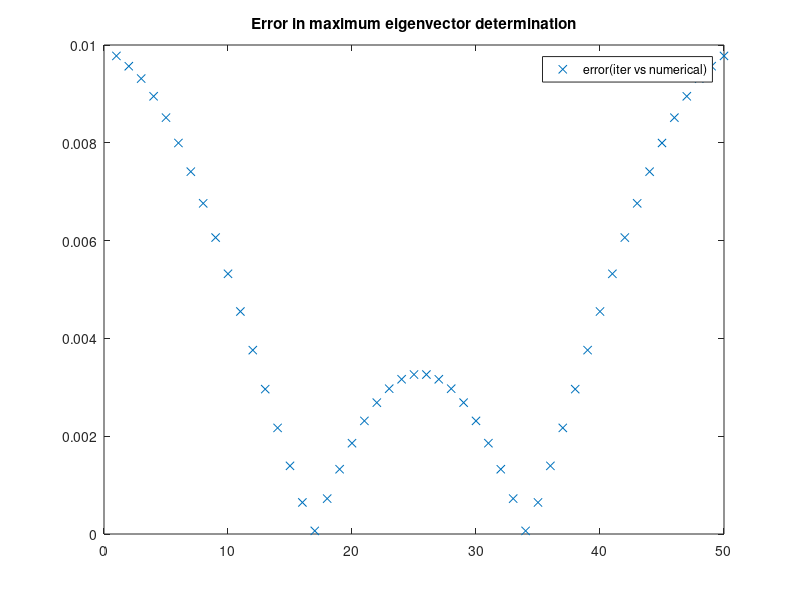

This figure's MATLAB source: (Note: this script raises an error after producing the figure.)
n=50;

M=zeros(n,n);
b=ones(n,1);
for ii=1:n
    for jj=1:n
        if abs(ii-jj)<3
            M(ii,jj)=1;
        end
    end
end
[V,D] = eig(M);
%Because D is a diagonal matrix, we only need one index to call it
[max_e, imax_e]=max(max(D));
max_V=V(:,imax_e);

max_lV=max_e*max_V;
b_old=b;
kmax=0;
while 1
   
    b_new=M*b_old/norm(b_old);
    if (norm(b_new - b_old) <1.0e-6*norm(b_new))
        break;
    end
     kmax=kmax+1;
    b_old=b_new;
end
i=1:1:50;
i=i';
error=abs(max_lV-b_new)./max_lV*100;

f1 = figure;
f2 = figure;
f3 = figure;

figure(f1);

plot(i,error,'x')
title('Error in maximum eigenvector determination');
legend('error(iter vs numerical)');
box on
ax=gca;
ax.FontSize=12;
xlabel('entry');
ylabel('error(%)');

saveas(gcf,'HW4_2error','epsc');

figure(f2);
hold all;
plot(i,max_lV,'or')
plot(i,b_new,'xk')
plot(i,error,'x')
title('Maximum eigenvector determination');
legend('Max eigenvector');
box on
ax=gca;
ax.FontSize=12;
xlabel('entry');
ylabel('Max eigenvector component');
saveas(gcf,'HW4_2cd','epsc');

hold off;


figure(f3);
hold all;
errorbar(i,b_new,error)
title('Maximum eigenvector determination');
legend('Max eigenvector');
box on
ax=gca;
ax.FontSize=12;
xlabel('entry');
ylabel('Max eigenvector component');
saveas(gcf,'HW4_2cdbars','epsc');
hold off;